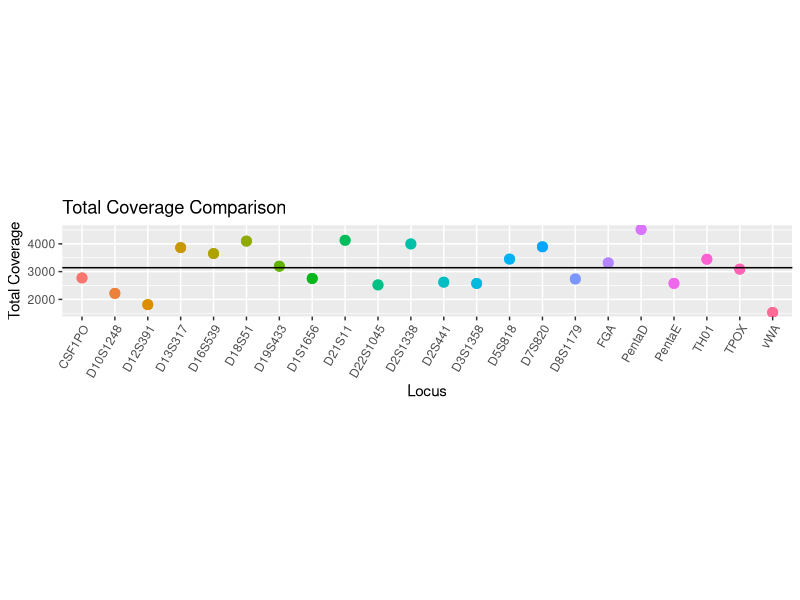

Reproduce this figure in R.
str_dat <- read.csv(file="BracketNotation_A4-C-WA29594_S25_L001_R1_001.fastq.STRaitRazor_output.csv", header=TRUE, sep=",")

library(dplyr)
library(ggplot2)

tbl_df(str_dat)

str_dat2 <- slice(str_dat, 1:44)

str_dat2$Locus <- as.character(str_dat2$Locus)

str_dat2$Coverage.of.majority.peaks <- as.numeric(as.character(str_dat2$Coverage.of.majority.peaks))

str_dat2$Coverage.of.majority.peaks[is.na(str_dat2$Coverage.of.majority.peaks)] <- 0

str_dat2 <- str_dat2  %>%  group_by(Locus)  %>%  mutate(sum=sum(Coverage.of.majority.peaks))

ggplot(data=str_dat2, aes(x=Locus, y=sum, colour=Locus)) + 
  geom_point(position = "identity", size=3) + 
  guides(colour=FALSE) +
  ylab("Total Coverage") +
  theme(axis.text.x = element_text(angle = 60, hjust = 1)) +
  xlab("Locus") +
  ggtitle("Total Coverage Comparison") +
  theme(aspect.ratio = .125) +
  geom_hline(aes(yintercept=median(str_dat2$sum)))
